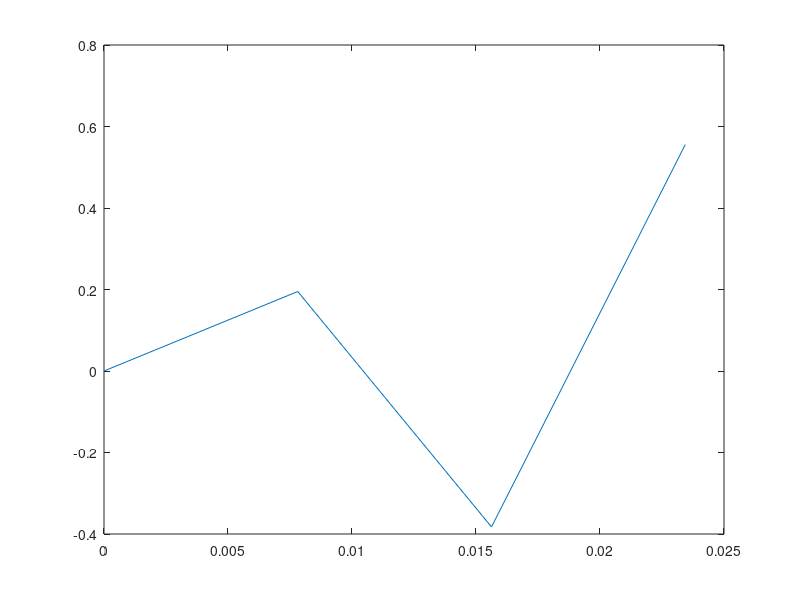

This chart was generated by the following MATLAB code:
%% basic example
% x = [0:0.1:10*pi]
% y = sin(x)
% plot(x, y)

% %% Time specifications:
% Fs = 800;                    % samples per second
% dt = 1/Fs;                   % seconds per sample
% StopTime = 1;                % seconds
% x = (0:dt:StopTime-dt)';     % seconds

% %% Sine wave:
% Fc = 60;                     % hertz
% y = sin(2*pi)
% % y = cos(2*pi*Fc*x);
% % Plot the signal versus time:
% figure;
% plot(x,y);
% xlabel('time (in seconds)');
% ylabel('SINE')
% title('Signal versus Time');
% zoom xon;


fs = 128; % Sampling frequency (samples per second) 
 dt = 1/fs; % seconds per sample 
 StopTime = 6; % seconds 
 t = (0:dt:StopTime)'; % seconds 
 F = 60; % Sine wave frequency (hertz) 
 data = sin(2*pi*F*t);
 plot(t,data)
 %% For one cycle get time period
 T = 1/F ;
 % time step for one time period 
 tt = 0:dt:T+dt ;
 d = sin(2*pi*F*tt) ;
 plot(tt,d) ;